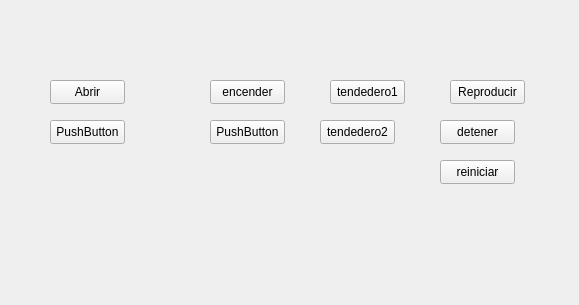
<?xml version="1.0" encoding="UTF-8"?>
<ui version="4.0">
 <class>Form</class>
 <widget class="QWidget" name="Form">
  <property name="geometry">
   <rect>
    <x>0</x>
    <y>0</y>
    <width>579</width>
    <height>305</height>
   </rect>
  </property>
  <property name="windowTitle">
   <string>Form</string>
  </property>
  <widget class="QPushButton" name="btn_abrirP">
   <property name="geometry">
    <rect>
     <x>50</x>
     <y>80</y>
     <width>75</width>
     <height>24</height>
    </rect>
   </property>
   <property name="text">
    <string>Abrir</string>
   </property>
  </widget>
  <widget class="QPushButton" name="btn_cerrarP">
   <property name="geometry">
    <rect>
     <x>50</x>
     <y>120</y>
     <width>75</width>
     <height>24</height>
    </rect>
   </property>
   <property name="text">
    <string>PushButton</string>
   </property>
  </widget>
  <widget class="QPushButton" name="btn_encenderF">
   <property name="geometry">
    <rect>
     <x>210</x>
     <y>80</y>
     <width>75</width>
     <height>24</height>
    </rect>
   </property>
   <property name="text">
    <string>encender</string>
   </property>
  </widget>
  <widget class="QPushButton" name="btn_ApagarF">
   <property name="geometry">
    <rect>
     <x>210</x>
     <y>120</y>
     <width>75</width>
     <height>24</height>
    </rect>
   </property>
   <property name="text">
    <string>PushButton</string>
   </property>
  </widget>
  <widget class="QPushButton" name="btn_cortina1">
   <property name="geometry">
    <rect>
     <x>330</x>
     <y>80</y>
     <width>75</width>
     <height>24</height>
    </rect>
   </property>
   <property name="text">
    <string>tendedero1</string>
   </property>
  </widget>
  <widget class="QPushButton" name="btn_tendedero2">
   <property name="geometry">
    <rect>
     <x>320</x>
     <y>120</y>
     <width>75</width>
     <height>24</height>
    </rect>
   </property>
   <property name="text">
    <string>tendedero2</string>
   </property>
  </widget>
  <widget class="QPushButton" name="btn_reproducirM">
   <property name="geometry">
    <rect>
     <x>450</x>
     <y>80</y>
     <width>75</width>
     <height>24</height>
    </rect>
   </property>
   <property name="text">
    <string>Reproducir</string>
   </property>
  </widget>
  <widget class="QPushButton" name="btn_detenerM">
   <property name="geometry">
    <rect>
     <x>440</x>
     <y>120</y>
     <width>75</width>
     <height>24</height>
    </rect>
   </property>
   <property name="text">
    <string>detener</string>
   </property>
  </widget>
  <widget class="QPushButton" name="btn_reiniciarM">
   <property name="geometry">
    <rect>
     <x>440</x>
     <y>160</y>
     <width>75</width>
     <height>24</height>
    </rect>
   </property>
   <property name="text">
    <string>reiniciar</string>
   </property>
  </widget>
 </widget>
 <resources/>
 <connections/>
</ui>
